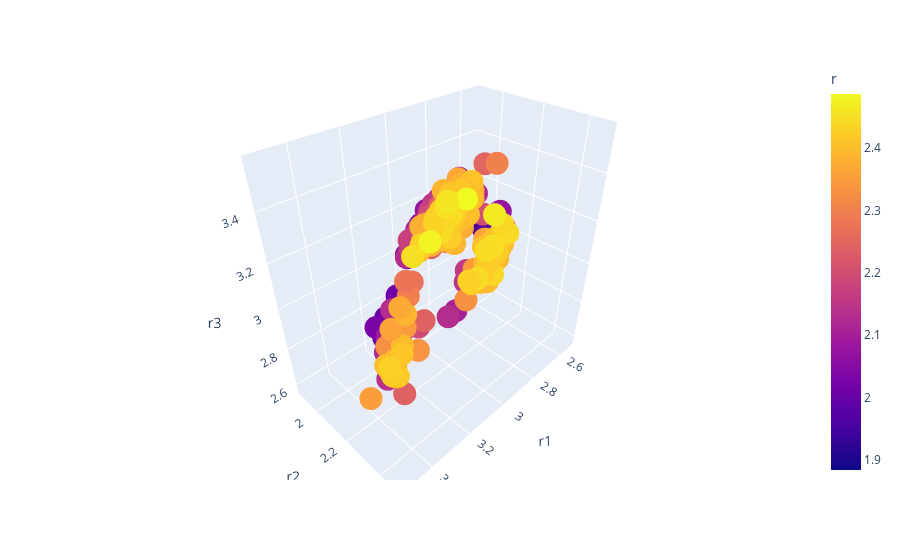

This figure's notebook cell:
### Code cell
# ILE

import plotly.express as px
fig = px.scatter_3d(data_res, x='r1', y='r2', z='r3', color="r")
fig.show()

### Figure 1 — Plotly figure (JSON) as saved in the notebook; plotly's stock layout.template omitted (floating-point values rounded to 4 significant figures; data arrays with more than 128 entries replaced by an {"elided": "..."} marker saying what was removed)
{"data": [{"hoverlabel": {"namelength": 0}, "hovertemplate": "r1=%{x}<br>r2=%{y}<br>r3=%{z}<br>r=%{marker.color}", "legendgroup": "", "marker": {"color": {"elided": "527 float values"}, "coloraxis": "coloraxis", "symbol": "circle"}, "mode": "markers", "name": "", "scene": "scene", "showlegend": false, "type": "scatter3d", "x": {"elided": "527 float values"}, "y": {"elided": "527 float values"}, "z": {"elided": "527 float values"}}], "layout": {"coloraxis": {"colorbar": {"title": {"text": "r"}}, "colorscale": [[0, "#0d0887"], [0.1111, "#46039f"], [0.2222, "#7201a8"], [0.3333, "#9c179e"], [0.4444, "#bd3786"], [0.5556, "#d8576b"], [0.6667, "#ed7953"], [0.7778, "#fb9f3a"], [0.8889, "#fdca26"], [1, "#f0f921"]]}, "legend": {"tracegroupgap": 0}, "margin": {"t": 60}, "scene": {"domain": {"x": [0, 1], "y": [0, 1]}, "xaxis": {"title": {"text": "r1"}}, "yaxis": {"title": {"text": "r2"}}, "zaxis": {"title": {"text": "r3"}}}}}
